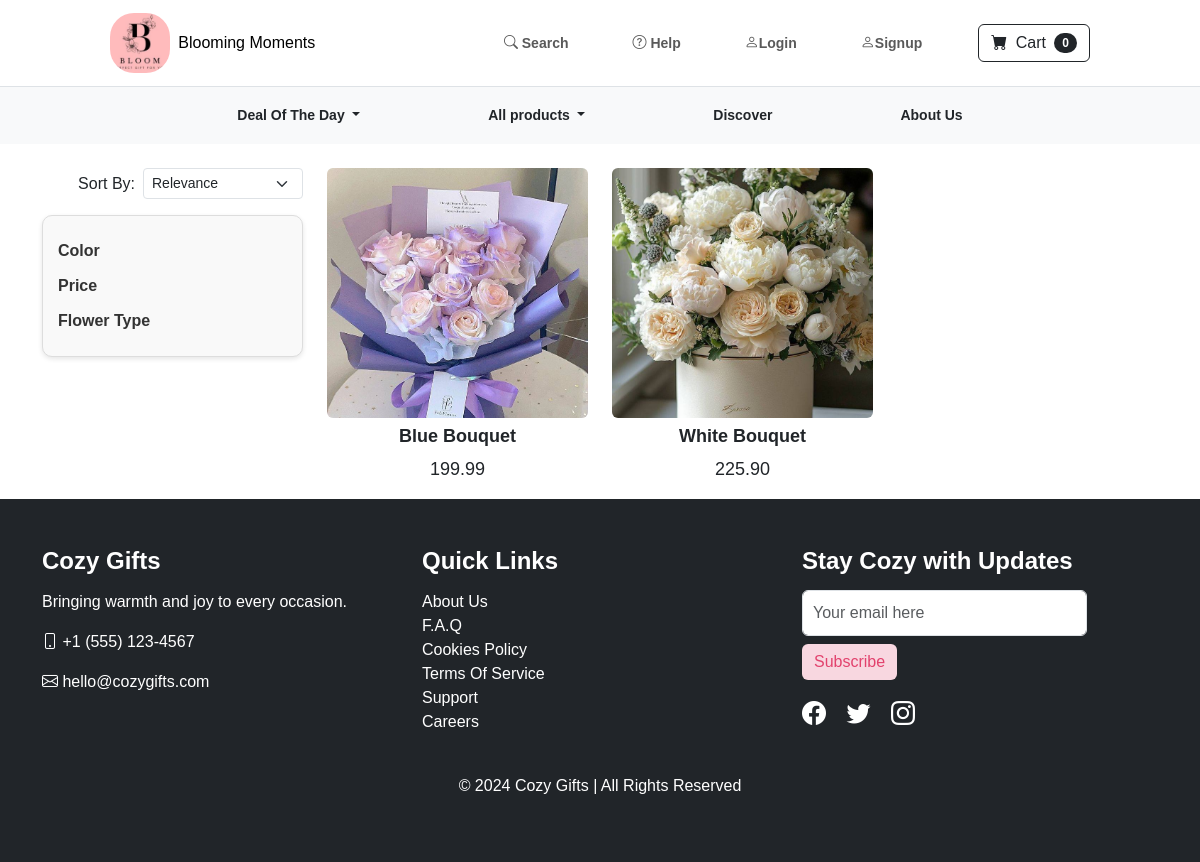
Page /category/bouquets on the earlier database version.
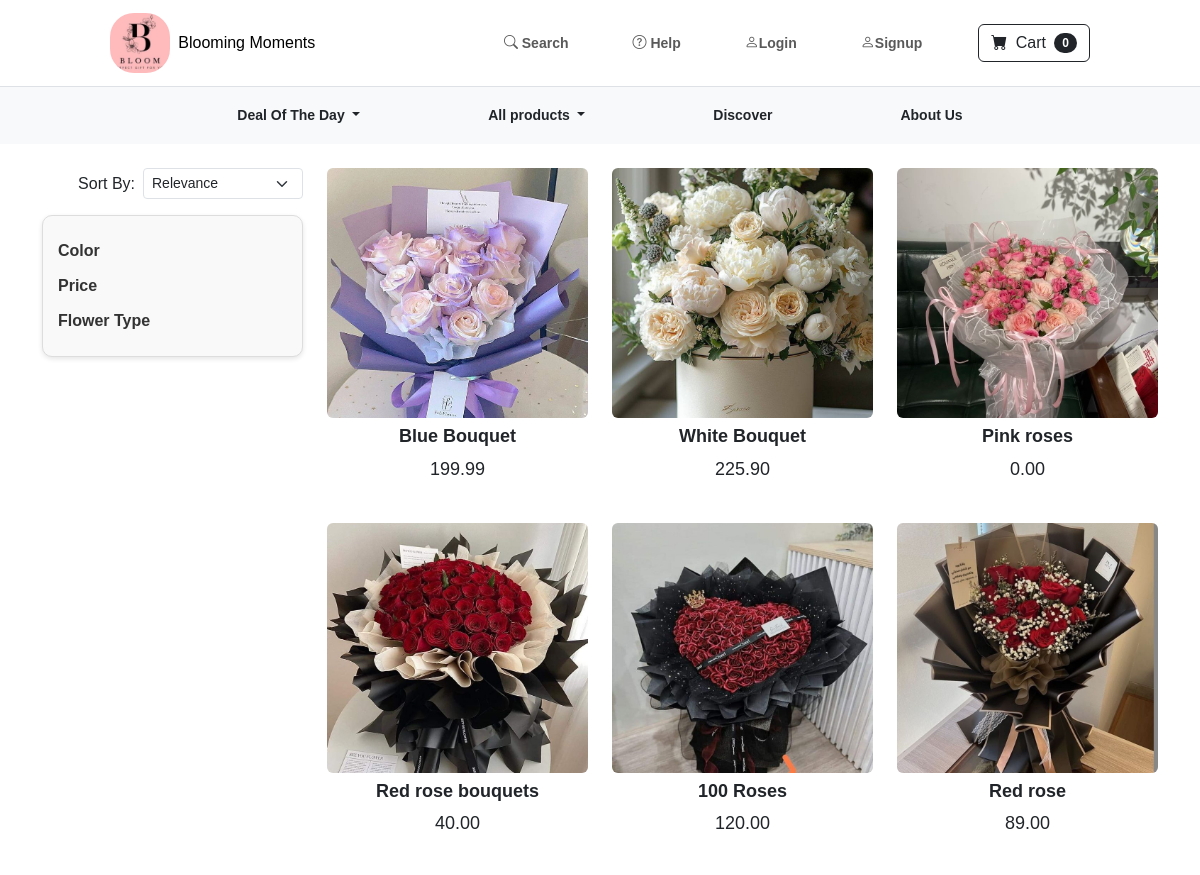
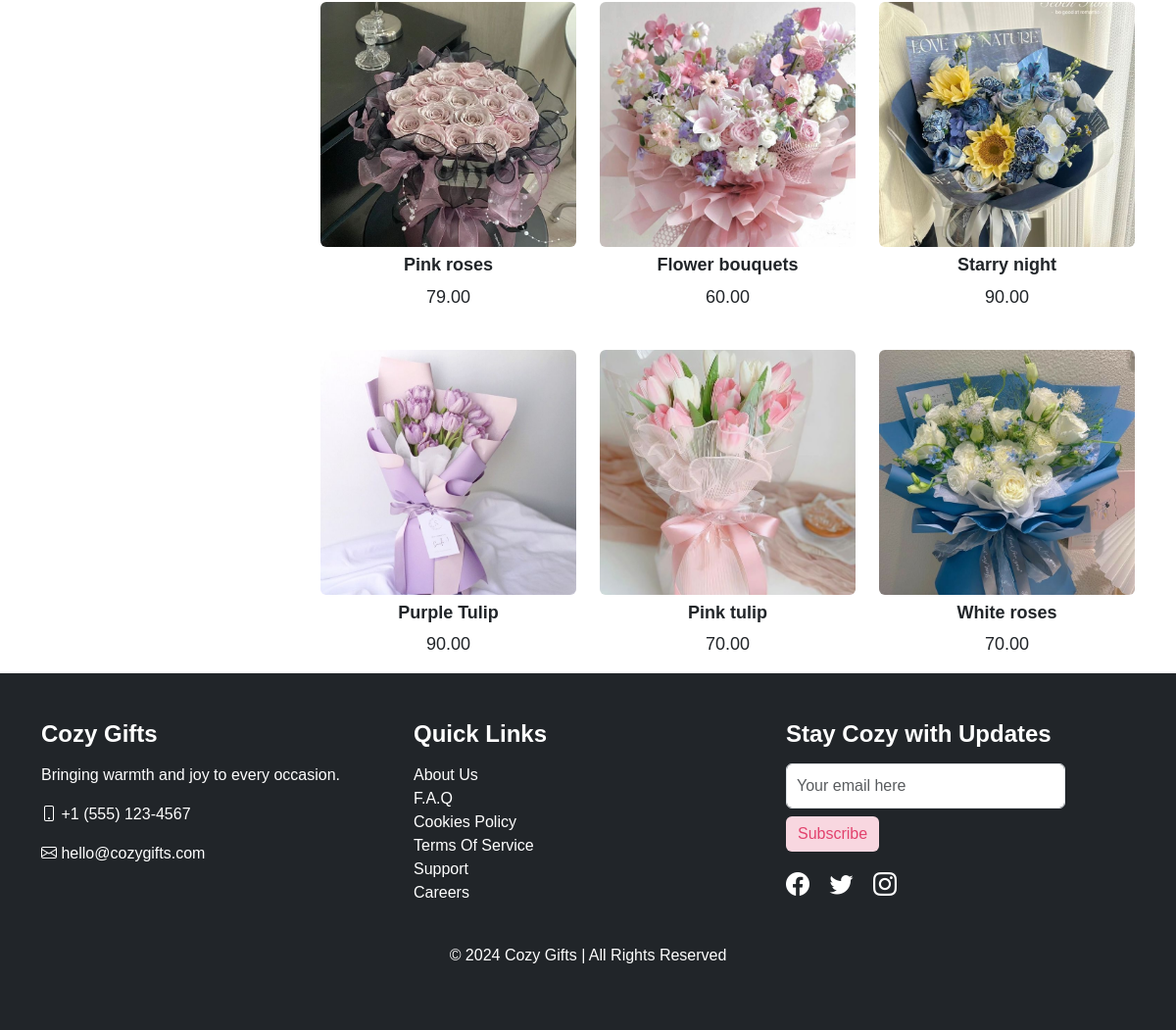
Same page on the later database version (2 pictures, top to bottom).
### store/models.py (models this page shows, shortened)
class Product(models.Model):
  name = models.CharField(max_length=100)
  price = models.DecimalField(default=0,decimal_places = 2,max_digits = 6)
  category = models.ForeignKey(Category,on_delete = models.CASCADE,default=1)
  color = models.CharField(
        max_length=50,
        choices=[
            ('Blue', 'Blue'),
            ('Cream', 'Cream'),
            ('Green', 'Green'),
            ('Pink', 'Pink'),
            ('Red', 'Red'),
            ('White', 'White'),
            ('Purple','Purple'),
        ],
        default='Blue',  # Set default color
        null=True,
        blank=True
    )
  description = models.CharField(max_length=250,default='',blank=True,null = True)
  image = models.ImageField(upload_to = 'uploads/product/')
  is_sale = models.BooleanField(default =False)
  sale_price = models.DecimalField(default=0,decimal_places=2,max_digits=6)

### store/views.py (the view)
# urls.py: path('category/<str:foo>',views.category,name="category"),
def category(request,foo):
  foo = foo.replace('-',' ')
  try:
    category = Category.objects.get(name = foo)
    products = Product.objects.filter(category=category)
    return render(request, 'category.html',{'products':products,'category':category})
  except:
    return redirect('home')

### cart/cart.py (called while the page is built)
  def __len__(self):
    return len(self.cart)

### cart/context_processors.py (called while the page is built)
def cart(request):
  return {'cart':Cart(request)}

### store/templates/category.html (shortened to what this page needs)
{% extends 'base.html' %}
{% load static %}
{% block styles %}
<link rel="stylesheet" href="{% static 'css/product.css' %}">
{% endblock %}
{% block content %}
<div class="container mt-4">
    <div class="row">
        <div class="col-md-3 d-none d-md-block">
            <div class="sort-by-container d-md-flex justify-content-end align-items-center mb-3">
                <label for="sortBy" class="me-2">Sort By:</label>
                <select id="sortBy" class="form-select form-select-sm w-auto">
                    <option value="relevance">Relevance</option>
                </select>
            </div>
            <div class="filters-container">
                <div class="filter-section">
                    <h4 onclick="toggleFilter('colorContent', this)">Color</h4>
                </div>
                <div class="filter-section mt-3">
                    <h4 onclick="toggleFilter('priceContent', this)">Price</h4>
                </div>
                <div class="filter-section mt-3">
                    <h4 onclick="toggleFilter('flowerTypeContent', this)">Flower Type</h4>
                </div>
            </div>
        </div>
        <div class="col-md-9">
            <div class="row g-4">
                {% for product in products %}
                <div class="col-6 col-md-4">
                    <div class="collection">
                        <a href="{% url 'product_detail' product.id %}" class="btn">
                            <img src="{{ product.image.url }}" alt="{{ product.name }}">
                        </a>
                        <h3 class="mt-2">{{ product.name }}</h3>
                        <p>{{product.price}}</p>
                    </div>
                </div>
                {% endfor %}
            </div>
        </div>
    </div>
</div>
{% endblock %}

### store/templates/base.html (shortened to what this page needs)
{% load static %}
<!DOCTYPE html>
<html lang="en">
<head>
    <link href="https://cdn.jsdelivr.net/npm/bootstrap@5.3.0-alpha1/dist/css/bootstrap.min.css" rel="stylesheet">
    <link href="https://cdn.jsdelivr.net/npm/bootstrap-icons/font/bootstrap-icons.css" rel="stylesheet">
    <link href="{% static 'css/styles.css' %}" rel="stylesheet">
    {% block styles %}{% endblock %}
</head>
<body>
    {% include 'navbar.html' %}
  {% block content %}
  {% endblock %}
  <footer class="bg-dark text-white py-5">
    <div class="container">
        <div class="row">
            <div class="col-md-4">
                <h3>Cozy Gifts</h3>
                <p>Bringing warmth and joy to every occasion.</p>
                <p><i class="bi bi-phone"></i> +1 (555) 123-4567</p>
                <p><i class="bi bi-envelope"></i> hello@cozygifts.com</p>
            </div>
            <div class="col-md-4">
                <h3>Quick Links</h3>
                <ul class="list-unstyled">
                    <li><a href="{% url 'about_us' %}" class="text-white">About Us</a></li>
                    <li><a href="#" class="text-white">F.A.Q</a></li>
                    <li><a href="#" class="text-white">Cookies Policy</a></li>
                    <li><a href="#" class="text-white">Terms Of Service</a></li>
                    <li><a href="#" class="text-white">Support</a></li>
                    <li><a href="#" class="text-white">Careers</a></li>
                </ul>
            </div>
            <div class="col-md-4">
                <h3>Stay Cozy with Updates</h3>
                <form>
                    <input type="email" placeholder="Your email here" class="form-control mb-2">
                    <button type="submit" class="btn btn-primary">Subscribe</button>
                </form>
                <div class="social-icons mt-3">
                    <a href="#" class="bi bi-facebook text-white me-3"></a>
                    <a href="#" class="bi bi-twitter text-white me-3"></a>
                    <a href="#" class="bi bi-instagram text-white"></a>
                </div>
            </div>
        </div>
        <div class="text-center mt-4">
            <p>&copy; 2024 Cozy Gifts | All Rights Reserved</p>
        </div>
    </div>
</footer>
</body>
</html>

### store/templates/navbar.html (shortened to what this page needs)
<div class="sticky-top bg-white">
    <nav class="navbar navbar-expand-lg navbar-light bg-white border-bottom">
        <div class="container-fluid d-flex align-items-center justify-content-between sticky-top">
       {% load static %}
<a class="navbar-brand d-flex align-items-center mx-auto text-truncate" href="{% url 'home' %}">
    <img src="{% static 'images/image.png' %}" alt="Logo" class="me-2 brand-logo">
    <span class="fs-6 shop-name">Blooming Moments</span>
</a>
        <ul class="navbar-nav mx-auto d-none d-lg-flex flex-row align-items-center gap-5">
            <li class="nav-item">
                <a class="nav-link" href="#"><i class="bi bi-search"></i> Search</a>
            </li>
            <li class="nav-item">
                <a class="nav-link" href="#"><i class="bi bi-question-circle"></i> Help</a>
            </li>
            {% if user.is_authenticated %}
            <li class="nav-item">
                <a class="nav-link" href="{% url 'logout' %}"><i class="bi bi-person"></i>Logout</a>
            </li>
            <li class="nav-item">
                <a class="nav-link" href="{% url 'update_user' %}"><i class="bi bi-person"></i>{{request.user}}</a>
            </li>
            {% else %}
            <li class="nav-item">
                <a class="nav-link" href="{% url 'login' %}"><i class="bi bi-person"></i>Login</a>
            </li>
            <li class="nav-item">
                <a class="nav-link" href="{% url 'register' %}"><i class="bi bi-person"></i>Signup</a>
            </li>
            {% endif %}
            <form class="d-flex">
                <a href="{% url 'cart_summary' %}" class="btn btn-outline-dark"><i class="bi-cart-fill me-1"></i>
                    Cart
                    <span class="badge bg-dark text-white ms-1 rounded-pill" id="cart_quantity">{{cart|length}}</span></a>
              </form>
        </ul>
    </div>
</nav>
<div class="bg-light py-2 d-none d-lg-block">
    <div class="container-fluid">
        <ul class="nav justify-content-center">
            <li class="nav-item dropdown">
                <a class="nav-link text-dark px-5 mx-3 dropdown-toggle" href="#" id="dealDropdown" data-bs-toggle="dropdown">
                    Deal Of The Day
                </a>
            </li>
            <li class="nav-item dropdown">
                <a class="nav-link text-dark px-5 mx-3 dropdown-toggle" href="{% url 'product' %}" id="flowersDropdownMobile" data-bs-toggle="dropdown"  onclick="location.href=this.href;">
                    All products
                </a>
            </li>
            <li class="nav-item"><a href="{% url 'flowerLanding' %}"  class="nav-link text-dark px-5 mx-3" >Discover</a></li>
            <li class="nav-item">
                <a class="nav-link text-dark px-5 mx-3" href="{% url 'about_us' %}">About Us</a>
            </li>
        </ul>
    </div>
</div>
</div>

### static/css/styles.css (style rules this page uses)
body { font-family: 'Lora', serif; background-color: whitesmoke; margin: 0; padding: 0; }
h1, h2, h3 { font-weight: 700; }
a { text-decoration: none; }
.container { max-width: 1140px; }
img { max-width: 100%; height: auto; }
.nav-link { font-weight: bolder; font-size: 14px; position: relative; padding: 10px 20px; transition: background-color 0.3s ease, color 0.3s ease; border-radius: 8px; }
.navbar { padding: 0.5rem; }
.brand-logo { width: 60px; height: 60px; border-radius: 40%; object-fit: cover; }
.shop-name { font-size: 0.9rem; white-space: nowrap; }
footer { background-color:#FFF0F4; color: white; padding: 30px 0; }
footer h3 { font-size: 1.5rem; margin-bottom: 15px; }
footer .social-icons a { font-size: 1.5rem; color: white; margin-right: 15px; }
footer .form-control { width: 80%; margin-bottom: 15px; padding: 10px; }
footer .btn { background-color: #F8D7E0; color: #E2426D; border: none; }

### static/css/product.css (style rules this page uses)
body { font-family: Arial, sans-serif; background-color: #ffffff; }
.filters-container { width: 100%; background: #f9f9f9; padding: 15px; border: 1px solid #ddd; border-radius: 10px; box-shadow: 0 2px 5px rgba(0, 0, 0, 0.1); }
.filters-container h4 { font-size: 16px; font-weight: bold; margin: 10px 0; cursor: pointer; color: #333; }
.collection img { width: 100%; height: 250px; object-fit: cover; transition: transform 0.3s ease; }
.collection h3, .collection p { text-align: center; font-size: 18px; }
.collection a.btn { padding: 0; border: none; background-color: transparent; display: block; overflow: hidden; }
@media (min-width: 769px) { .filters-container { position: sticky; top: 20px; } }

Differences in the rows shown:
added Product: image (picture), name "Pink roses", price "0.00"
added Product: image (picture), name "Red rose bouquets", price "40.00"
added Product: image (picture), name "100 Roses", price "120.00"
added Product: image (picture), name "Red rose", price "89.00"
added Product: image (picture), name "Pink roses", price "79.00"
added Product: image (picture), name "Flower bouquets", price "60.00"
added Product: image (picture), name "Starry night", price "90.00"
added Product: image (picture), name "Purple Tulip", price "90.00"
added Product: image (picture), name "Pink tulip", price "70.00"
added Product: image (picture), name "White roses", price "70.00"
